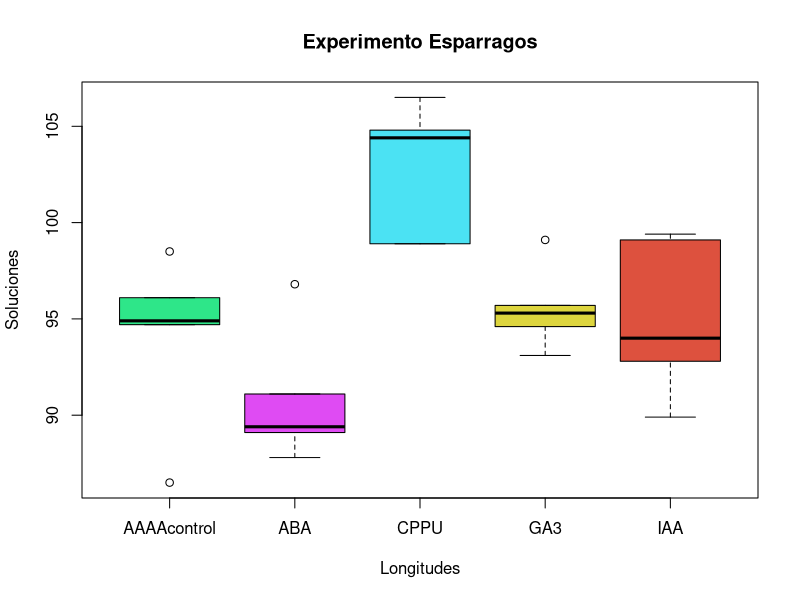
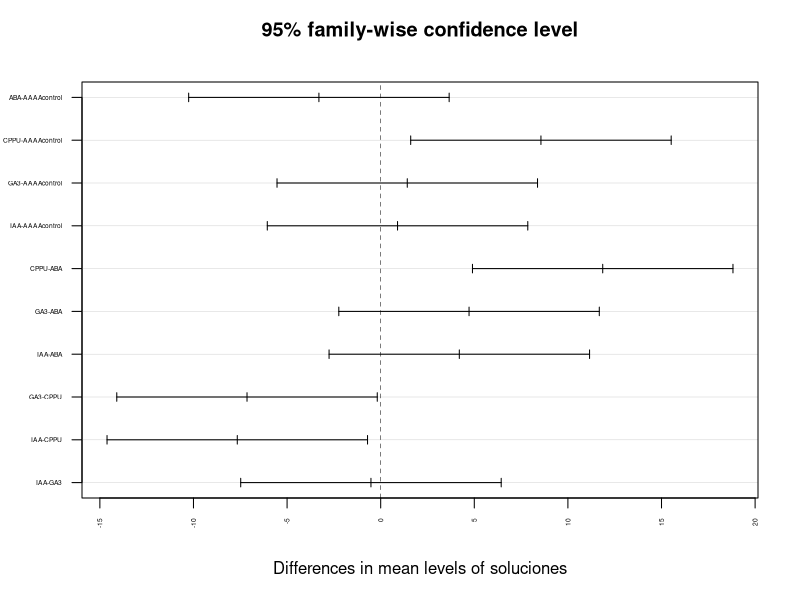
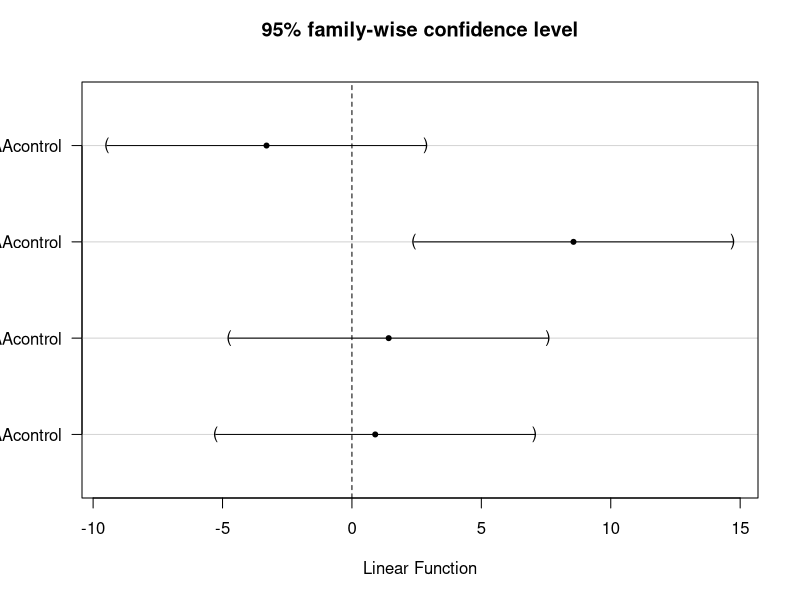

R code for these plots, in order:
#Prueba de Tukey Dunnet 

#Hacer comparaciones de tratamientos
#Ver prueba de Dunnet 

#El efecto de los reguladores de crecimiento de las plantas sobre el alargamiento de esparr´agos fu´e investigado por 
#Yang-Gyu and Woolley (2006).
#La tasa de alargamiento de los tallos es un factor importante que determina el rendimiento 
#final de los esp´arragos en muchas condiciones clim´aticas
#templadas. Se cosecharon tallos de plantas de esp´arragos Jersey Giant
#de 6 a˜nos de edad cultivadas en una plantaci´on comercial en Bulls (latitud 40.2S, 
#longitud 175.4E), Nueva Zelanda. Los tallos fueron cosechados
#al azar y transportadas del campo al laboratorio para su investigaci´on.
#Despu´es de recortar a 80 mm de longitud, las tallos se sumergieron por
#completo durante 1 h en Soluciones acuosas de 10 mg l-1 de concentraci´on
#de ´acido indol-3-ac´etico (IAA), ´acido absc´ısico (ABA), GA3 o CPPU (Sitofex EC 2.0 %; 
#SKW, Trostberg, Alemania) en tubos de ensayo. Los tallos
#de control se sumergieron en agua destilada durante 1 h. El experimento
#fue un dise˜no completamente aleatorizado con cinco repeticiones (tallos)
#por tratamiento. Los datos resultantes (longitud final del tallo en mm) se
#muestran a continuaci´on:

################################################
### Entering data: studs ###
################################################
################################################
AAAAcontrol<-c(94.7,96.1,86.5,98.5,94.9)
IAA<-c(89.9,94.0,99.1,92.8,99.4)
ABA<-c(96.8,87.8,89.1,91.1,89.4)
GA3<-c(99.1,95.3,94.6,93.1,95.7)
CPPU<-c(104.4,98.9,98.9,106.5,104.8)
longitudes<-c(AAAAcontrol,IAA,ABA,GA3,CPPU)
soluciones<-rep(c("AAAAcontrol","IAA","ABA","GA3","CPPU"),
                each=5) #each para repetir datos

soluciones=factor(soluciones) #Factor - Que es esto?  

#marco de trabajo
datojesp = data.frame(longitudes, soluciones)

attach(datojesp)

#analisis descriptivo
boxplot(longitudes ~ soluciones,data=datojesp,col=c("#2EE689","#DF4BF3","#4BE2F3", "#DDD53E", "#DD513E")
        , xlab="Longitudes", ylab="Soluciones", main="Experimento Esparragos")

#crear modelo en este caso es ANOVA
modeloesp = aov(longitudes ~ soluciones, data = datojesp)
resumen_modeloesp = summary(modeloesp)
p_valor_aov = resumen_modeloesp[[1]][["Pr(>F)"]][1] #cargar el resumen del anova como variable y acceder al p-valor

if(p_valor_aov >= 0.05){
  print(paste("Existen pruebas suficientes para aceptar la hipotesis nula entonces 
        no hay diferencias significativas entre tratamientos con p valor (p >= 0.05): ", p_valor_aov))
} else {
  print(paste("Se rechaza la hipotesis nula si hay diferencias significativas entre tratamientos con p valor (p < 0.05): ", p_valor_aov))
}

#prueba de Tukey
#Es metodo compara parejas de medias y ver si existen diferencias significativas entre ellas
#elegir la hipotesis correcta y no elegir
#alguna debido solo por el azar, es para hacer comparaciones de pares.
#el metodo de Tukey nos dice si las diferencias observadas son mayores que las que
#se esperaria por azar.
#Da un forma de diferenciar las diferencias significativa a las debidas por el azar

prueba_tukey = TukeyHSD(modeloesp)
prueba_tukey #el p valor se compara con el nivel se significancia 0.05 por lo general

# Acceder a los valores-p
p_valores_tukey = prueba_tukey[["soluciones"]][, "p adj"]
p_valores_tukey

# Acceder a los valores-p
p_valores_tukey = prueba_tukey[["soluciones"]][, "p adj"]

# Acceder a los nombres de los tratamientos
nombres_tratamientos = rownames(prueba_tukey[["soluciones"]])

# Definir el nivel de significancia
alpha = 0.05

# Comparar los valores-p con el nivel de significancia
for (i in 1:length(p_valores_tukey)) {
  tratamiento1 = strsplit(nombres_tratamientos[i], "-")[[1]][1]
  tratamiento2 = strsplit(nombres_tratamientos[i], "-")[[1]][2]
  
  if (p_valores_tukey[i] < alpha) {
    cat("La diferencia entre el tratamiento", tratamiento1, "y el tratamiento", tratamiento2, "es estadísticamente significativa (p-valor =", 
        round(p_valores_tukey[i], 4), ")\n")
  } else {
    cat("La diferencia entre el tratamiento", tratamiento1, "y el tratamiento", tratamiento2, "no es estadísticamente significativa (p-valor =", 
        round(p_valores_tukey[i], 4), ")\n")
  }
}

plot(prueba_tukey, las = 2, cex.axis = 0.4) 

#Las lineas horizontales el intervalo de confianza del 95% para la diferencia entre dos medias de 
#tratamientos no intercepta el valor cero, entonces se considera que hay una 
#diferencia estadísticamente significativa entre esos dos tratamientos al nivel de confianza del 95%.

#Algunas pautas clave para interpretar el gráfico de la prueba de Tukey:
  
#Si el intervalo de confianza NO cruza el cero, hay una diferencia significativa entre esos dos tratamientos.
#Cuanto más alejado del cero esté el intervalo de confianza, mayor será la diferencia significativa.
#Si el intervalo de confianza cruza el cero, no hay evidencia suficiente para afirmar que existe una 
#diferencia significativa entre esos dos tratamientos.

#raya punteada justo en cero
#es un grafico de un intervalo de confianza y los no que tocan el valor cero indica que hay
#diferencias estadisticas de los tratamientos para este caso CPPU-ABA

#Hipotesis de la prueba de Tukey

#H  que la media de i es igual a media de j
#A que la media de i es diferente de media de j



#Prueba de Dunnet



#install.packages("mvtnorm")
#install.packages("multcomp")
#install.packages("survival")

#Como cargar varias librerias en un sola linea de codigo
library("mvtnorm")
library("multcomp")
library("survival")

# Crear el objeto de contraste de Dunnett
dunnett_prueba = glht(modeloesp, linfct = mcp(soluciones = "Dunnett"), alternative = "two.sided")
resumen_dunnet = summary(dunnett_prueba)

#Grafica de la prueba de Dunnet
plot(resumen_dunnet) #solo una tiene diferencias entre ellas he incluyendo el control

#Hipotesis de la prueba de Dunnet
#Hipotesis nula: cada tratamiento es igual al control
#Hipotesis alternativa: al menos alguno de los tratamientos es diferente al control
